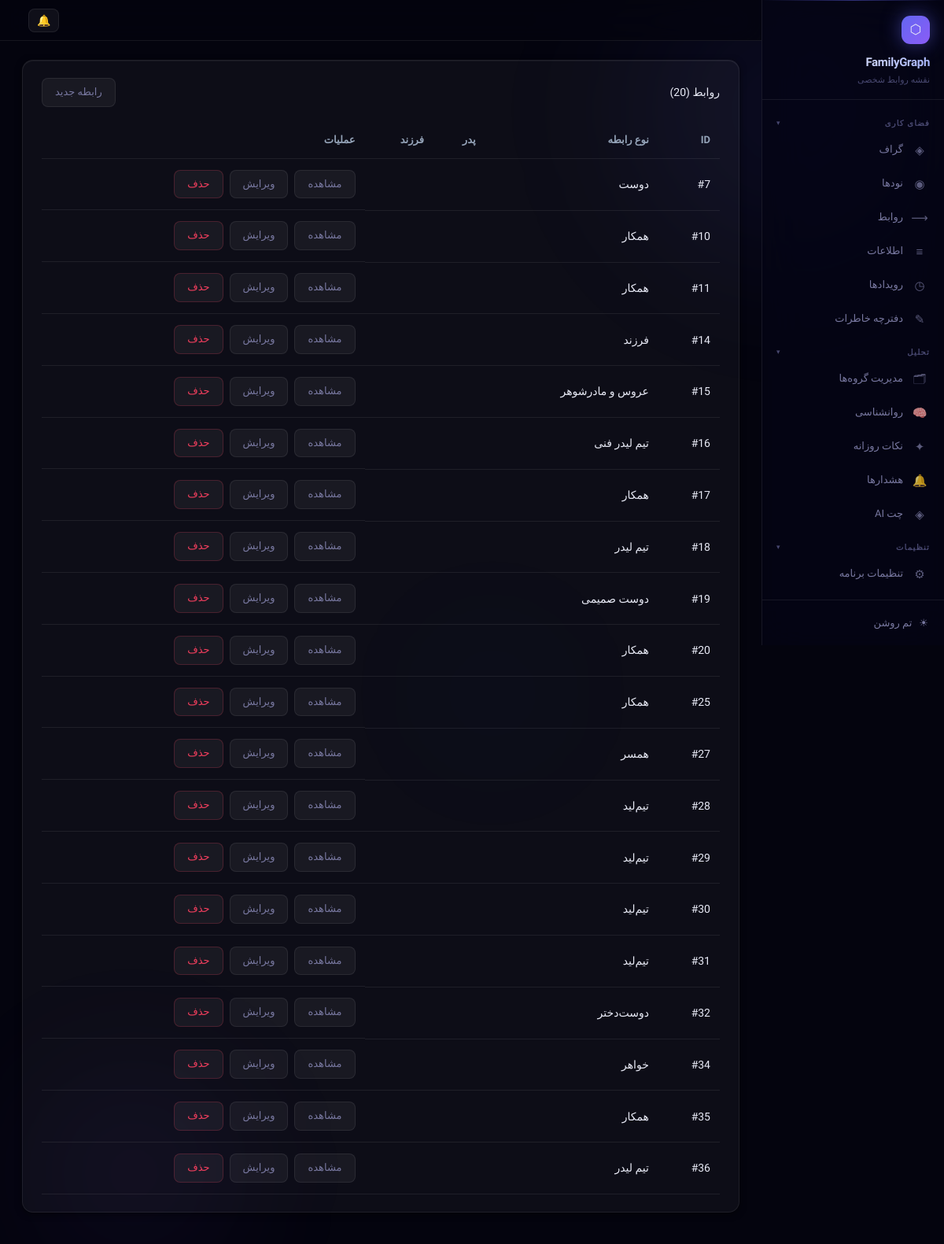
Screenshot of /relationships/ with the database file from the repository.
### main/models.py (models this page shows, shortened)
class Relationship(models.Model):
    STATUS_CHOICES = [
        ('active',    'فعال'),
        ('distant',   'دور شده'),
        ('inactive',  'غیرفعال'),
    ]
    rel      = models.CharField(max_length=100, blank=True, null=True)
    source   = models.ForeignKey(Node, related_name='as_source', on_delete=models.PROTECT)
    target   = models.ForeignKey(Node, related_name='as_target', on_delete=models.PROTECT)
    strength = models.IntegerField(default=3, choices=[(i, i) for i in range(1, 6)])  # 1-5
    status   = models.CharField(max_length=10, choices=STATUS_CHOICES, default='active')
    met_at   = models.DateField(blank=True, null=True, verbose_name='تاریخ آشنایی')
    class Meta:
        unique_together = ('source', 'target', 'rel')

### main/views.py (the view)
# urls.py: path('relationships/', views.RelationshipListView.as_view(), name='relationship_list'),
class RelationshipListView(ListView):
    model = Relationship
    template_name = 'relationships/relationship_list.html'
    context_object_name = 'relationships'
    paginate_by = 20

### templates/relationships/relationship_list.html (shortened to what this page needs)
{% extends "base.html" %}
{% block content %}
<div class="card">
	<div class="header-row">
		<div class="card-title">
			روابط ({{ relationships|length }})
		</div>
		<a href="{% url 'relationship_create' %}" class="btn">
			رابطه جدید
		</a>
	</div>
	<table class="table">
		<thead>
			<tr>
				<th>ID</th>
				<th>نوع رابطه</th>
				<th>پدر</th>
				<th>فرزند</th>
				<th>عملیات</th>
			</tr>
		</thead>
		<tbody>
		{% for rel in relationships %}
			<tr>
				<td>#{{ rel.id }}</td>
				<td>
					{{ rel.rel }}
				</td>
				<td>
				</td>
				<td>
				</td>
				<td class="actions">
					<a href="{% url 'relationship_detail' rel.id %}" class="btn">
						مشاهده
					</a>
					<a href="{% url 'relationship_update' rel.id %}" class="btn">
						ویرایش
					</a>
					<a href="{% url 'relationship_delete' rel.id %}" class="btn btn-danger">
						حذف
					</a>
				</td>
			</tr>
		{% empty %}
			<tr>
				<td colspan="5">
					هیچ رابطه‌ای ثبت نشده است
				</td>
			</tr>
		{% endfor %}
		</tbody>
	</table>
</div>
{% endblock %}

### rows the page displays
Relationship: id "7", rel "دوست"
Relationship: id "10", rel "همکار"
Relationship: id "11", rel "همکار"
Relationship: id "14", rel "فرزند"
Relationship: id "15", rel "عروس و مادرشوهر"
Relationship: id "16", rel "تیم لیدر فنی"
Relationship: id "17", rel "همکار"
Relationship: id "18", rel "تیم لیدر"
Relationship: id "19", rel "دوست صمیمی"
Relationship: id "20", rel "همکار"
Relationship: id "25", rel "همکار"
Relationship: id "27", rel "همسر"
Relationship: id "28", rel "تیم‌لید"
Relationship: id "29", rel "تیم‌لید"
Relationship: id "30", rel "تیم‌لید"
Relationship: id "31", rel "تیم‌لید"
Relationship: id "32", rel "دوست‌دختر"
Relationship: id "34", rel "خواهر"
Relationship: id "35", rel "همکار"
Relationship: id "36", rel "تیم لیدر"

### other values shown
{{ relationships|length }} "20"
